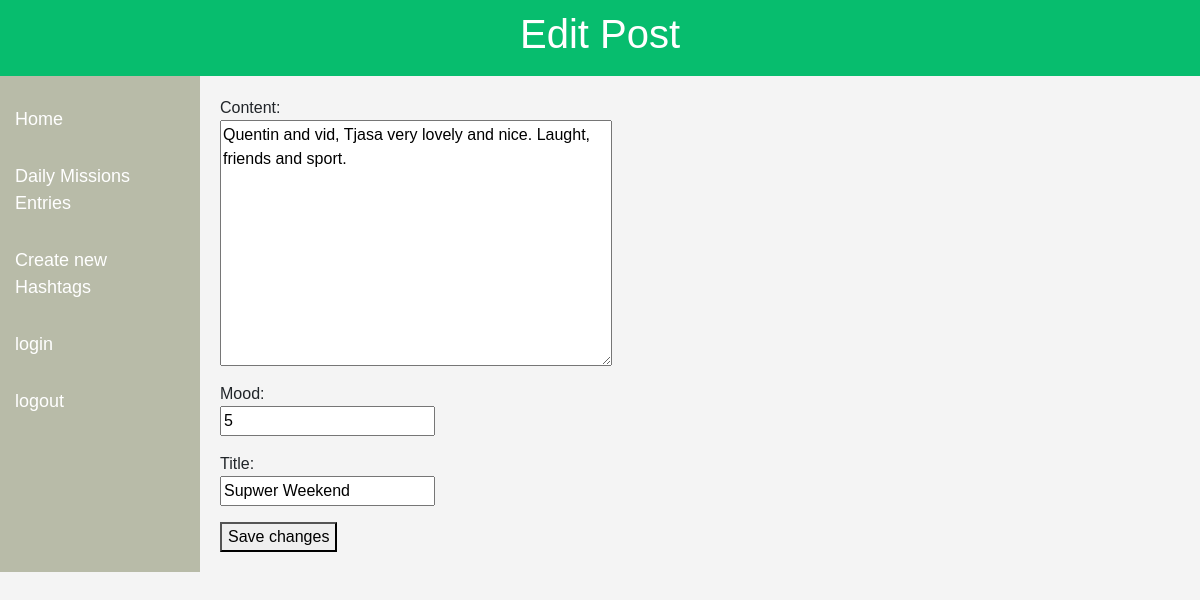
The app's page /edit_post/23/ with its own data.
### blog_page/models.py (models this page shows, shortened)
class Post(models.Model):
    title = models.CharField(max_length=200)
    content = models.TextField()
    date_posted = models.DateTimeField(default=timezone.now)
    author = models.CharField(max_length=100)
    categories = models.ManyToManyField(Category)
    mood = models.PositiveIntegerField(null=False,blank=False,default=9)

### blog_page/views.py (the view)
# urls.py: path('edit_post/<int:pk>/',EditPost.as_view(), name='edit_post'),
class EditPost(UpdateView):
    model = Post
    fields = ['content', 'mood', 'title']
    template_name = 'edit_post.html'
    success_url = reverse_lazy('home')

### blog_page/templates/edit_post.html (shortened to what this page needs)
{% extends "blog_page.html" %}
{% block title %} Edit Post {% endblock %}
{% block content %}
<form method="post">
    {{ form.as_p }}
    <button type="submit">Save changes</button>
{% endblock %}

### blog_page/static/blog_page/css/styles.css (style rules this page uses)
body { font-family: Arial, sans-serif; margin: 0; padding: 0; background-color: #f4f4f4; overflow-x: hidden; }
input, textarea { display: block; margin-bottom: 10px; }

### records on screen
Post: content "Quentin and vid, Tjasa very lovely and nice. Laught, friends and sport.", mood "5", title "Supwer Weekend"
